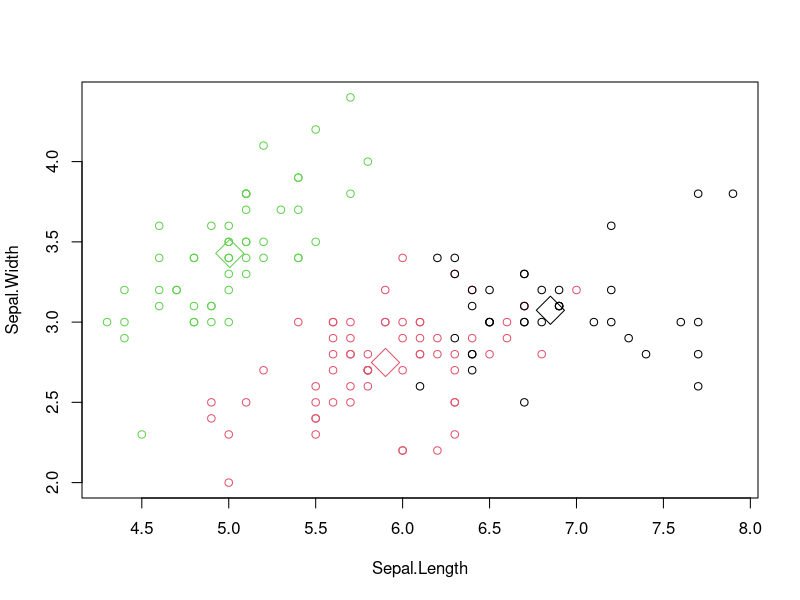
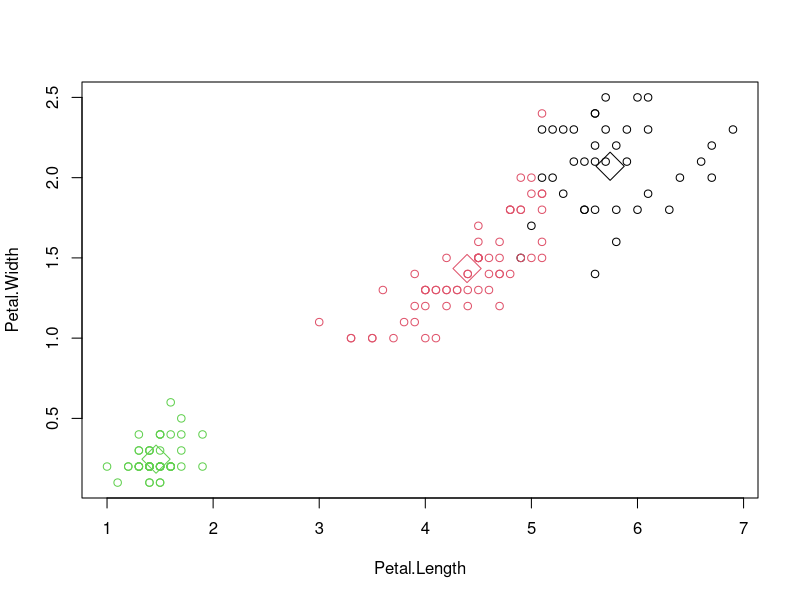

Recreate these plots in R, in order.
### k-means clustering
# http://rischanlab.github.io/Kmeans.html
# http://www.rdatamining.com/examples/kmeans-clustering

# Sepal Length, Width: 꽃받침의 길이, 두께
# Petal Length, Width: 꽃잎의 길이, 두께
# Species: Iris 붓꽃의 종류
#   setosa
#   virginica
#   versicolor
names(iris)
iris

# 최종적으로 분류할 라벨(Species)은 y변수에 할당하고 
# 설명변수 x에는 라벨(Species) 필드는 제외한다.
x <- iris[,-5]
y <- iris$Species

?kmeans
# number of clusters = 3
kc <- kmeans(x, 3)
kc

# 클러스터링된 결과를 실제 분류라벨(y)과 비교해 보자.
table(y, kc$cluster)

plot(x[c("Sepal.Length", "Sepal.Width")], col = kc$cluster)
points(kc$centers[,c("Sepal.Length", "Sepal.Width")], col = 1:3, pch = 23, cex = 3)

plot(x[c("Petal.Length", "Petal.Width")], col = kc$cluster)
points(kc$centers[,c("Petal.Length", "Petal.Width")], col = 1:3, pch = 23, cex = 3)